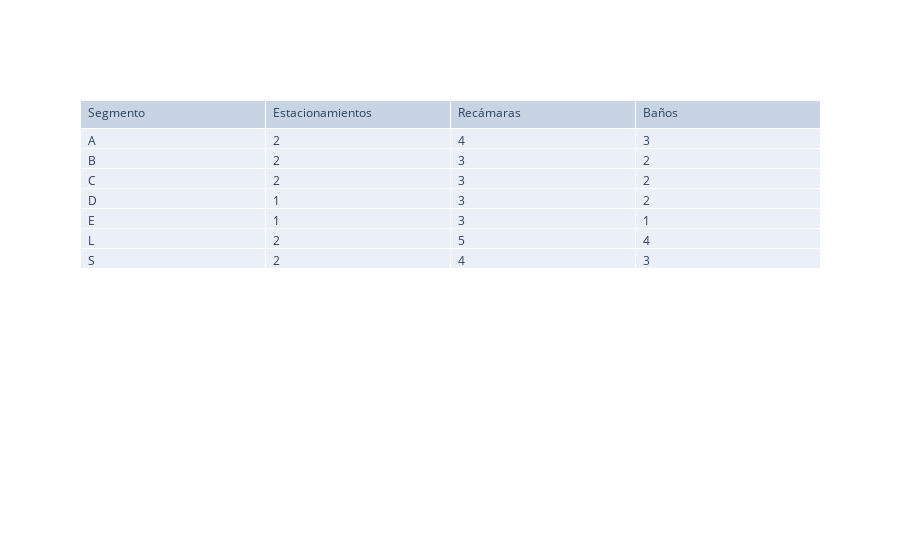

Notebook code cell kept with this figure:
### Code cell
import plotly.graph_objects as go
import os
import plotly.io as pio

# Crear la tabla con Plotly sin estilos personalizados
fig = go.Figure(data=[go.Table(
    header=dict(values=['Segmento','Estacionamientos', 'Recámaras', 'Baños'],
                align='left'),
    cells=dict(values=[grupo_promedios.index,  # Índices de categorías #'estacionamiento', 'recamaras', 'baño_total'
                       grupo_promedios['Estacionamientos'],  # Valores mínimos
                       grupo_promedios['Recámaras'], 
                       grupo_promedios['Baños']],  # Valores máximos
               align='left'))
])
fig.show()

### Figure 1 — Plotly figure (JSON) as saved in the notebook; plotly's stock layout.template omitted (floating-point values rounded to 4 significant figures)
{"data": [{"cells": {"align": "left", "values": [["A", "B", "C", "D", "E", "L", "S"], [2, 2, 2, 1, 1, 2, 2], [4, 3, 3, 3, 3, 5, 4], [3, 2, 2, 2, 1, 4, 3]]}, "header": {"align": "left", "values": ["Segmento", "Estacionamientos", "Recámaras", "Baños"]}, "type": "table"}], "layout": {}}
